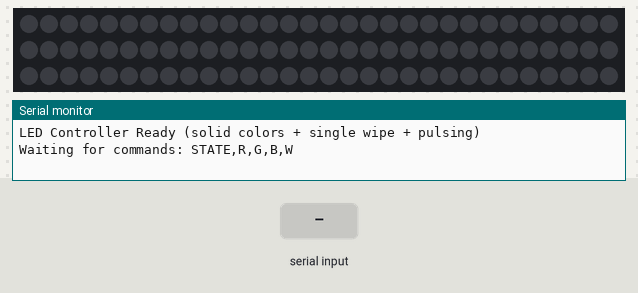
The sketch below on a simulated Arduino Uno, built with avr-gcc and run on an emulated ATmega328P. Shown: 90 RGB LEDs in strip order, left to right, continuing on the next row, the last lines printed to the serial monitor. The test bench sets the inputs (shaded band). Dim RGB values are drawn brighter than linear.

Above: at 1.2 s.
1.3 s: "arrival,0,0,0,0\n" received over Serial
At 1.9 s:
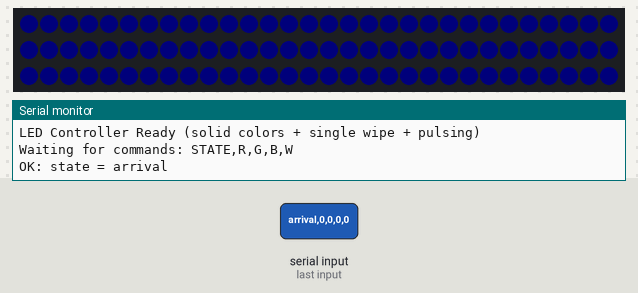
4.3 s: "alert,0,0,0,0\n" received over Serial
At 5.11 s:
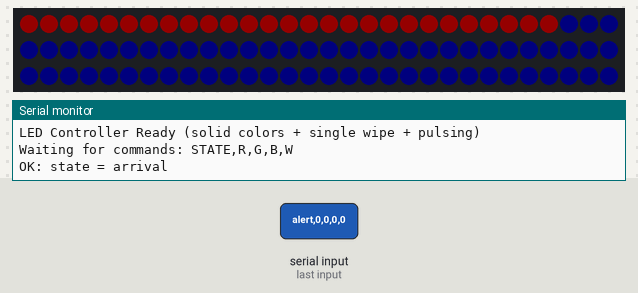
6.7 s: "adaptive,0,0,0,0\n" received over Serial
At 7.02 s:
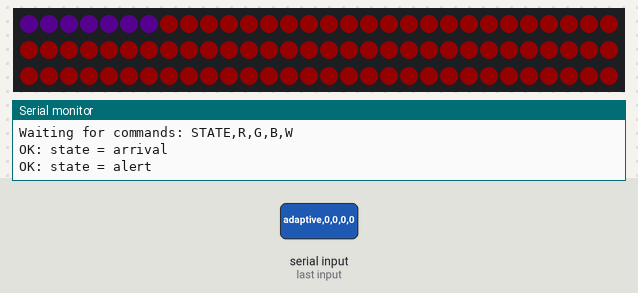
9.3 s: "standby,0,0,0,0\n" received over Serial
At 9.74 s:
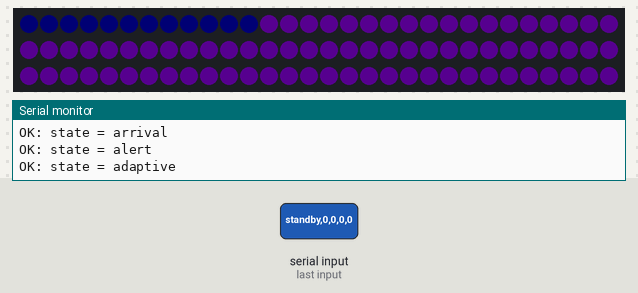
Timing chart, 0 to 12.3 s (numbered marks = the images above; inputs shaded):
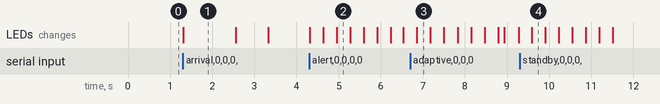

Measured:
- after the input at 1.3 s, the LEDs: change at once (image 1)
- after the input at 4.3 s, the LEDs: first change at once (image 2 shows a later state)
- after the input at 6.7 s, the LEDs: change after 0.16 s (image 3)
- after the input at 9.3 s, the LEDs: change after 0.29 s (image 4)

The sketch:

arduino_led_controller.ino
```cpp
/*
 * Arduino LED Controller - Solid Colors Per State
 * + Side-to-Side Transition (once per state change)
 * + Per-state Pulsing (brightness only)
 *
 * Command format from web (unchanged):
 *   "STATE,R,G,B,W\n"
 * Examples:
 *   "standby,0,0,0,0"
 *   "arrival,0,0,0,0"
 *   "alert,0,0,0,0"
 *   "adaptive,0,0,0,0"
 *   "connection,0,0,0,0"
 *
 * Only STATE is used. R,G,B,W are ignored.
 */

#include <Adafruit_NeoPixel.h>

// ---------------- CONFIG ----------------

#define LED_PIN        6       // Data pin to LED strip
#define LED_COUNT      90      // Number of LEDs
#define BRIGHTNESS     20      // Global brightness (0-255)
#define TRANSITION_DELAY 20    // ms between each LED change during transition

const float PI_F = 3.14159265f;

Adafruit_NeoPixel strip(LED_COUNT, LED_PIN, NEO_GRBW + NEO_KHZ800);

// Serial parsing
String inputString = "";
bool stringComplete = false;

// Simple state enum
enum State {
  STATE_NONE,
  STATE_STANDBY,
  STATE_ARRIVAL,
  STATE_ALERT,
  STATE_ADAPTIVE,
  STATE_CONNECTION
};

State currentState = STATE_NONE;

// Track current "base" color for the active state
bool   hasCurrentColor = false;
uint8_t currR = 0, currG = 0, currB = 0, currW = 0;

// Pulse timing
unsigned long lastPulseUpdate = 0;

// Transition flag so pulse doesn't fight with wipe
bool inTransition = false;

// ---------------- FORWARD DECLARATIONS ----------------

void getColorForState(State s, uint8_t &r, uint8_t &g, uint8_t &b, uint8_t &w);
void applyStateColorInstant(uint8_t r, uint8_t g, uint8_t b, uint8_t w);
void transitionSideToSide(uint8_t fromR, uint8_t fromG, uint8_t fromB, uint8_t fromW,
                          uint8_t toR,   uint8_t toG,   uint8_t toB,   uint8_t toW);
void updatePulse();

// ---------------- SETUP ----------------

void setup() {
  Serial.begin(115200);
  Serial.setTimeout(50);
  inputString.reserve(100);

  strip.begin();
  strip.setBrightness(BRIGHTNESS);
  strip.show(); // all off

  Serial.println("LED Controller Ready (solid colors + single wipe + pulsing)");
  Serial.println("Waiting for commands: STATE,R,G,B,W");
}

// ---------------- LOOP ----------------

void loop() {
  // Read serial into a line
  while (Serial.available() > 0) {
    char c = (char)Serial.read();
    if (c == '\n') {
      stringComplete = true;
      break;
    } else if (c != '\r') {
      inputString += c;
    }
  }

  if (stringComplete) {
    processCommand(inputString);
    inputString = "";
    stringComplete = false;
  }

  // Per-state pulsing (non-blocking)
  updatePulse();
}

// ---------------- COMMAND HANDLING ----------------

void processCommand(String command) {
  command.trim();
  if (command.length() == 0) return;

  int firstComma = command.indexOf(',');
  if (firstComma == -1) {
    Serial.println("ERROR: Invalid format (no comma)");
    return;
  }

  String stateStr = command.substring(0, firstComma);
  stateStr.trim();
  stateStr.toLowerCase();

  // Map text to enum
  State newState = STATE_NONE;
  if (stateStr == "standby") {
    newState = STATE_STANDBY;
  } else if (stateStr == "arrival") {
    newState = STATE_ARRIVAL;
  } else if (stateStr == "alert") {
    newState = STATE_ALERT;
  } else if (stateStr == "adaptive") {
    newState = STATE_ADAPTIVE;
  } else if (stateStr == "connection") {
    newState = STATE_CONNECTION;
  } else {
    newState = STATE_NONE;
  }

  // Determine the target solid color for this state
  uint8_t targetR, targetG, targetB, targetW;
  getColorForState(newState, targetR, targetG, targetB, targetW);

  if (!hasCurrentColor || newState == STATE_NONE) {
    // First time, or going to "none" -> just snap
    applyStateColorInstant(targetR, targetG, targetB, targetW);
  } else if (newState != currentState) {
    // Real state change -> perform blocking side-to-side wipe ONCE
    transitionSideToSide(currR, currG, currB, currW,
                         targetR, targetG, targetB, targetW);
  } else {
    // Same state again -> ignore, no extra wipe, no snap
    // This avoids double transitions when the website sends duplicates.
  }

  currentState = newState;

  Serial.print("OK: state = ");
  Serial.println(stateStr);
}

// ---------------- STATE → FIXED BASE COLOR ----------------

void getColorForState(State s, uint8_t &r, uint8_t &g, uint8_t &b, uint8_t &w) {
  switch (s) {
    case STATE_STANDBY:
      // Soft white-blue, dim
      r = 4;  g = 8;  b = 20; w = 5;   // tiny bit of white to soften the blue
      break;

    case STATE_ARRIVAL:
      // Dark blue
      r = 0; g = 0; b = 50; w = 0;
      break;

    case STATE_ALERT:
      // Strong red
      r = 255; g = 0; b = 0; w = 0;
      break;

    case STATE_ADAPTIVE:
      // Violet / purple
      r = 120; g = 0; b = 190; w = 0;
      break;

    case STATE_CONNECTION:
      // Warm sun yellow / orange
      r = 255; g = 130; b = 0; w = 0;
      break;

    case STATE_NONE:
    default:
      // Off
      r = g = b = w = 0;
      break;
  }
}

// ---------------- COLOR APPLICATION ----------------

// Instantly fill the whole strip with a solid color
void applyStateColorInstant(uint8_t r, uint8_t g, uint8_t b, uint8_t w) {
  currR = r;
  currG = g;
  currB = b;
  currW = w;
  hasCurrentColor = true;

  uint32_t color = strip.Color(r, g, b, w);
  for (int i = 0; i < strip.numPixels(); i++) {
    strip.setPixelColor(i, color);
  }
  strip.show();
}

// Blocking left-to-right transition from old color to new color
void transitionSideToSide(uint8_t fromR, uint8_t fromG, uint8_t fromB, uint8_t fromW,
                          uint8_t toR,   uint8_t toG,   uint8_t toB,   uint8_t toW) {

  inTransition = true; // suspend pulsing

  uint32_t fromColor = strip.Color(fromR, fromG, fromB, fromW);
  uint32_t toColor   = strip.Color(toR,   toG,   toB,   toW);

  // Start in the "old" solid color (should already be like this, but makes it explicit)
  for (int i = 0; i < strip.numPixels(); i++) {
    strip.setPixelColor(i, fromColor);
  }
  strip.show();

  // Wipe from left (0) to right (LED_COUNT-1) exactly once
  for (int idx = 0; idx < strip.numPixels(); idx++) {
    strip.setPixelColor(idx, toColor);
    strip.show();
    delay(TRANSITION_DELAY);
  }

  // Commit the new base color
  currR = toR;
  currG = toG;
  currB = toB;
  currW = toW;
  hasCurrentColor = true;

  inTransition = false; // resume pulsing
}

// ---------------- PULSING (BRIGHTNESS ONLY) ----------------

// Global pulse: same hue, whole strip, per-state speed & depth
void updatePulse() {
  if (!hasCurrentColor) return;
  if (currentState == STATE_NONE) return;
  if (inTransition) return;  // don't fight the wipe

  // Standby should stay static: don't pulse, don't touch it
  if (currentState == STATE_STANDBY) {
    return;
  }

  unsigned long now = millis();
  if (now - lastPulseUpdate < 20) return;  // ~50 FPS max
  lastPulseUpdate = now;

  // Default pulse parameters
  unsigned long periodMs = 4000;   // full cycle duration
  float minFactor = 0.4f;          // min brightness relative to base
  float maxFactor = 1.0f;          // max brightness relative to base

  // Tune per state
  switch (currentState) {
    case STATE_ARRIVAL:
      // Calm, slower breathing
      periodMs  = 6000;
      minFactor = 0.3f;
      maxFactor = 0.9f;
      break;

    case STATE_ALERT:
      // Faster, stronger pulse (but not a full strobe)
      periodMs  = 1200;
      minFactor = 0.2f;
      maxFactor = 1.0f;
      break;

    case STATE_ADAPTIVE:
      // Medium pulse, a bit deeper
      periodMs  = 5000;
      minFactor = 0.25f;
      maxFactor = 0.95f;
      break;

    case STATE_CONNECTION:
      // Warm, gentle breathing
      periodMs  = 7000;
      minFactor = 0.3f;
      maxFactor = 1.0f;
      break;

    case STATE_STANDBY:
    case STATE_NONE:
    default:
      return; // already handled standby above
  }

  if (periodMs == 0) return;

  float phase = (now % periodMs) / (float)periodMs;          // 0..1
  float wave  = (sinf(2.0f * PI_F * phase) + 1.0f) * 0.5f;   // 0..1
  float factor = minFactor + (maxFactor - minFactor) * wave; // min..max

  // Apply brightness factor to the base color
  uint8_t r = (uint8_t)(currR * factor);
  uint8_t g = (uint8_t)(currG * factor);
  uint8_t b = (uint8_t)(currB * factor);
  uint8_t w = (uint8_t)(currW * factor);

  uint32_t color = strip.Color(r, g, b, w);
  for (int i = 0; i < strip.numPixels(); i++) {
    strip.setPixelColor(i, color);
  }
  strip.show();
}
```
